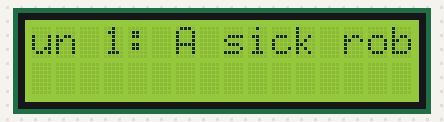
This sketch was run on a simulated Arduino MKR. Shown: 16×2 character LCD.

Above: at 0.1 s.
At 4.6 s:
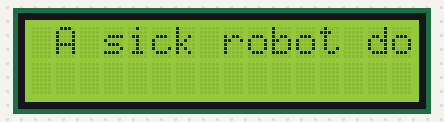
At 9.1 s:
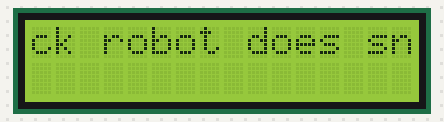
At 19.0 s:
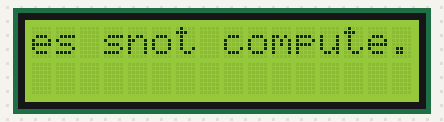
At 28.9 s:
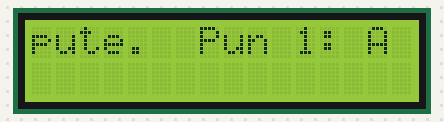
At 38.8 s:
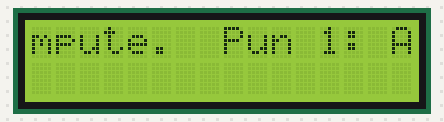

The sketch:

HelloWorld_LCD.ino
```cpp
#include <ArduinoHttpClient.h>
// include the library code:
#include <LiquidCrystal.h>


// initialize the library with the numbers of the interface pins
LiquidCrystal lcd(7, 8, 9, 10, 11, 12);

void setup() {
  // set up the LCD's number of columns and rows:
  lcd.begin(16, 2);
  // Print a message to the LCD.
  lcd.print("Pun 1: A sick robot does snot compute.");

}
void loop() {

   // set the cursor to column 0, line 1
   // (note: line 1 is the second row, since counting begins with 0):
   // lcd.setCursor(0, 1);
   // print the number of seconds since reset:
   // lcd.print(millis() / 1000);

  for (int positionCounter = 0; positionCounter < 38; positionCounter++) {
    // scroll one position left:
    lcd.scrollDisplayLeft();
    // wait a bit:
    delay(900);
  }

  // scroll 29 positions (string length + display length) to the right
  // to move it offscreen right:
  for (int positionCounter = 0; positionCounter < 52; positionCounter++) {
    // scroll one position right:
    lcd.scrollDisplayRight();
    // wait a bit:
    delay(900);
  }

  // scroll 16 positions (display length + string length) to the left
  // to move it back to center:
  for (int positionCounter = 0; positionCounter < 52; positionCounter++) {
    // scroll one position left:
    lcd.scrollDisplayLeft();
    // wait a bit:
    delay(900);
  }

}
```

Measured:
- what the display in image 1 shows lasts 0.9 s, from 4.6 s to 5.5 s
